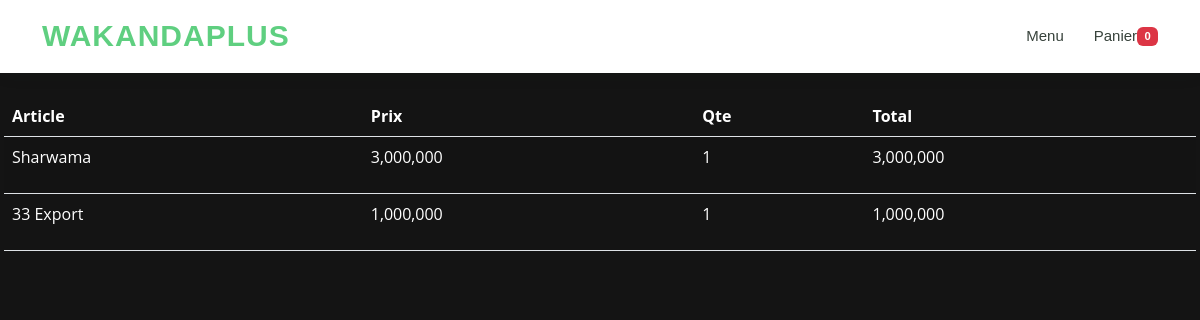
The app's page /detail_order/2 with its own data.
### ecommerce_app/models.py (models this page shows, shortened)
class LineItem(models.Model):
    order = models.ForeignKey(Order, on_delete=models.CASCADE)
    product = models.ForeignKey(Product, on_delete=models.CASCADE)
    price = models.DecimalField(max_digits=7, decimal_places=0)
    quantity = models.IntegerField()
    date_addedunique = models.DateField(auto_now_add=True,blank=True)
    date_added = models.DateTimeField(auto_now_add=True)
    def cost(self):
        return self.price * self.quantity

class Product(models.Model):
    name = models.CharField(max_length=191)
    categorie=models.ForeignKey(Categories,on_delete=models.CASCADE)
    price = models.DecimalField(max_digits=7, decimal_places=0)
    slug = models.SlugField()
    quantity = models.IntegerField(blank=True,default=1)
    image = models.ImageField(upload_to='images/', blank=True)
    available= models.BooleanField(default=False,blank=True)

### ecommerce_app/views.py (the view)
def detail_order(request,order_id):
    detail_order=LineItem.objects.filter(order_id=order_id)
    return render(request,'ecommerce_app/detail_order.html',{'detail_order':detail_order})

### ecommerce_app/cart.py (called while the page is built)
def _cart_id(request):
    if 'cart_id' not in request.session:
        request.session['cart_id'] = _generate_cart_id()
    return request.session['cart_id']

def _generate_cart_id():
    import string, random
    return ''.join([random.choice(string.ascii_letters + string.digits) for _ in range(50)])

def get_all_cart_items(request):
    return CartItem.objects.filter(cart_id = _cart_id(request))

def item_count(request):
    return get_all_cart_items(request).count()

### ecommerce_app/context_processor.py (called while the page is built)
def cart_item_count(request):
    item_count = cart.item_count(request)
    return {'cart_item_count' : item_count }

### ecommerce_app/templates/ecommerce_app/detail_order.html
{% extends 'layouts/base.html' %}
{% block content %}
{% include 'layouts/nav.html' %}
<main class=" py-5 px-1" id="main">
    <div class="py-5">
    <table class="table text-white table-seconary table-striped table-responsive">
        <thead>
        <tr>
            <th>Article</th>
            <th>Prix</th>
            <th>Qte</th>
            <th>Total</th>
        </tr>
        </thead>
        <tbody>
        {% for item in detail_order %}
            <tr>
                <td> <p class="text-white">{{ item.product.name }}</p></td>
                <td> <p  class="text-white">{{ item.price|floatformat:"g" }}</p></td>
                <td> <p  class="text-white">{{ item.quantity }}</p></td>
                <td> <p  class="text-white">{{ item.cost|floatformat:"g" }}</p></td>
            </tr>
        {% endfor %}
        </tbody>
    </table>
</div>
 </main>
{% endblock %}

### static/css/style.css (style rules this page uses)
body { font-family: "Open Sans", sans-serif; color: #444444; }

### records on screen
LineItem: product.name "Sharwama", price "3,000,000", quantity "1", cost "3,000,000"
LineItem: product.name "33 Export", price "1,000,000", quantity "1", cost "1,000,000"

### other values on screen
{{ cart_item_count }} "0"
